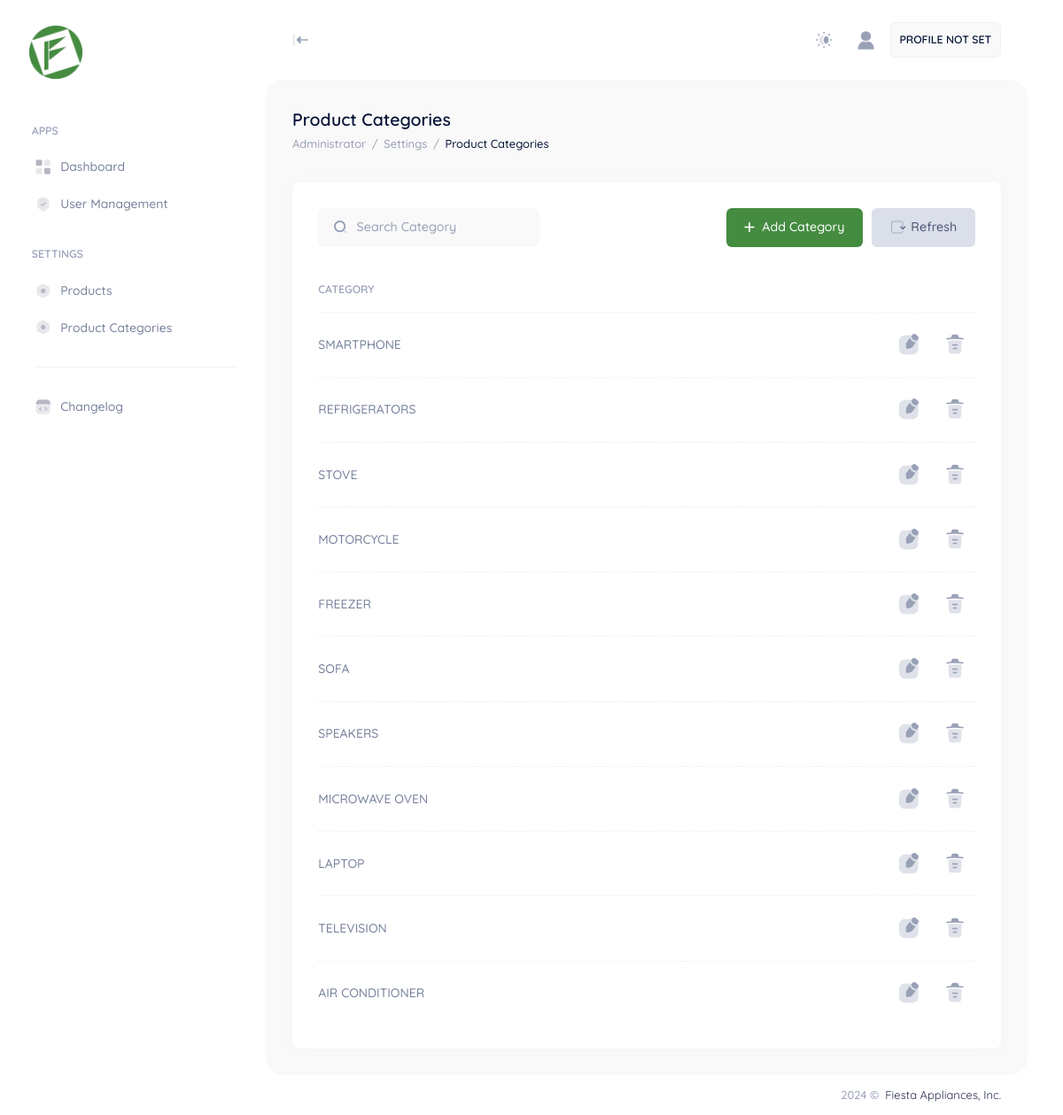
The page /user/administrator/product-categories.php (signed in) on the database its author committed.
### tables this page shows
CREATE TABLE IF NOT EXISTS `msc_categories` (
  `PK_mscCategories` int NOT NULL AUTO_INCREMENT,
  `description` varchar(255) DEFAULT NULL,
  PRIMARY KEY (`PK_mscCategories`),
  UNIQUE KEY `description` (`description`)
);

### app/setting/AESCLASS.php (called while the page is built, shortened)
<?php
class secureToken
{
    private static $secretKey = '$2y$12$c7mgCRtmzfZ7IhX9ItelD.zPUnBkF3zpaBEcSPuQMCnQfl/uX4lXi';
    private static $secretIv = 'fiestappliances.com.ph';
    private static $encryptMethod = "AES-256-CBC";
    public static function tokendecrypt($data)
    {
        $key = hash('sha256', self::$secretKey);
        $iv = substr(hash('sha256', self::$secretIv), 0, 16);
        $result = openssl_decrypt(base64_decode($data), self::$encryptMethod, $key, 0, $iv);
        return $result;
    }
}
?>

### user/administrator/product-categories.php (the view, shortened to what this page needs)
<?php
include '../../app/sessions/AdministratorSession.php';
require '../../app/setting/AESCLASS.php';
try {
    $conn = new PDO("mysql:host=$fa_dbserver;dbname=$fa_dbname", $fa_dbuser, $fa_dbpassword);
    $conn->setAttribute(PDO::ATTR_ERRMODE, PDO::ERRMODE_EXCEPTION);
    $categories = $conn->prepare("SELECT * FROM msc_categories");
    $categories->execute();
    $ccategories = $categories->rowCount();
} catch (PDOException $e) {
    echo "Error: " . $e->getMessage();
}
?>
<!DOCTYPE html>
<html lang="en">
<head>
    <link href="../../assets/plugins/custom/leaflet/leaflet.bundle.css" rel="stylesheet" type="text/css" />
    <link href="../../assets/plugins/custom/datatables/datatables.bundle.css" rel="stylesheet" type="text/css" />
    <link href="../../assets/plugins/global/plugins.bundle.css" rel="stylesheet" type="text/css" />
    <link href="../../assets/css/style.bundle.css" rel="stylesheet" type="text/css" />
    <link href="../../assets/css/custom.bundle.css" rel="stylesheet" type="text/css" />
</head>
<body id="kt_body" class="header-fixed header-tablet-and-mobile-fixed toolbar-enabled aside-fixed aside-default-enabled user-select-none">
    <div class="d-flex flex-column flex-root">
        <div class="page d-flex flex-row flex-column-fluid">
            <div id="kt_aside" class="aside aside-default aside-hoverable " data-kt-drawer="true" data-kt-drawer-name="aside" data-kt-drawer-activate="{default: true, lg: false}" data-kt-drawer-overlay="true" data-kt-drawer-width="{default:'200px', '300px': '250px'}" data-kt-drawer-direction="start" data-kt-drawer-toggle="#kt_aside_toggle">
                <div class="aside-logo flex-column-auto px-10 pt-9 pb-5" id="kt_aside_logo">
                    <a href="/">
                        <img alt="Logo" src="../../assets/media/logos/FIESTAAPPL_LOGO.png" width="60px" class="max-h-50px logo-default theme-light-show" />
                    </a>
                </div>
                <div class="aside-menu flex-column-fluid ps-3 pe-1">
                    <?php include './sidebar.php' ?>
                </div>
            </div>
            <div class="wrapper d-flex flex-column flex-row-fluid" id="kt_wrapper">
                <div id="kt_header" class="header " data-kt-sticky="true" data-kt-sticky-name="header" data-kt-sticky-offset="{default: '200px', lg: '300px'}">
                    <div class=" container-fluid  d-flex align-items-stretch justify-content-between">
                        <div class="d-flex align-items-center flex-grow-1 flex-lg-grow-0">
                            <div class="btn btn-icon w-auto ps-0 btn-active-color-primary d-none d-lg-inline-flex me-2 me-lg-5 " data-kt-toggle="true" data-kt-toggle-state="active" data-kt-toggle-target="body" data-kt-toggle-name="aside-minimize">
                                <i class="ki-duotone ki-black-left-line fs-1 rotate-180"><span class="path1"></span><span class="path2"></span></i>
                            </div>
                        </div>
                        <div class="d-flex align-items-stretch justify-content-end flex-lg-grow-1">
                            <div class="d-flex align-items-stretch flex-shrink-0">
                                <div class="d-flex align-items-center ms-1 ms-lg-2">
                                    <a href="#" class="btn btn-icon btn-active-light-primary w-30px h-30px w-md-40px h-md-40px" data-kt-menu-trigger="{default:'click', lg: 'hover'}" data-kt-menu-attach="parent" data-kt-menu-placement="bottom-end">
                                        <i class="ki-duotone ki-night-day theme-light-show fs-1"><span class="path1"></span></i> </a>
                                </div>
                                <div class="d-flex align-items-center ms-2 ms-lg-3" id="kt_header_user_menu_toggle">
                                    <div class="cursor-pointer symbol symbol-35px symbol-lg-35px" data-kt-menu-trigger="{default: 'click', lg: 'hover'}" data-kt-menu-attach="parent" data-kt-menu-placement="bottom-end">
                                        <img alt="Pic" src="../../assets/media/avatars/user-avatar.png" />
                                    </div>
                                </div>
                                <div class="d-flex align-items-center ms-2 ms-lg-3 user_profile">
                                    <div class="border rounded p-3 bg-light fw-bolder">
                                        <div class="d-flex flex-column">
                                            <div class="fw-bold d-flex align-items-center fs-7">
                                                <?php
                                                if ($fullname != "") {
                                                    echo $fullname;
                                                } else {
                                                    echo "PROFILE NOT SET";
                                                }
                                                ?>
                                            </div>
                                        </div>
                                    </div>
                                </div>
                            </div>
                        </div>
                    </div>
                </div>
                <div class="content fs-6 d-flex flex-column flex-column-fluid" id="kt_content">
                    <div class="toolbar" id="kt_toolbar">
                        <div class=" container-fluid  d-flex flex-stack flex-wrap flex-sm-nowrap">
                            <div class="d-flex flex-column align-items-start justify-content-center flex-wrap me-2">
                                <h1 class="text-dark fw-bold my-1 fs-2">
                                    Product Categories <small class="text-muted fs-6 fw-normal ms-1"></small>
                                </h1>
                                <ul class="breadcrumb fw-semibold fs-base my-1">
                                    <li class="breadcrumb-item text-muted">
                                        Administrator
                                    </li>
                                    <li class="breadcrumb-item text-muted">
                                        Settings
                                    </li>
                                    <li class="breadcrumb-item text-dark">
                                        <a href="product-categories.php" class="text-dark text-hover-primary">
                                            Product Categories
                                        </a>
                                    </li>
                                </ul>
                            </div>
                        </div>
                    </div>
                    <div class="post fs-6 d-flex flex-column-fluid" id="kt_post">
                        <div class="container-fluid">
                            <div class="row g-5">
                                <div class="col-xxl-12">
                                    <div class="card">
                                        <div class="card-header border-0 pt-6">
                                            <div class="card-title">
                                                <div class="d-flex align-items-center position-relative my-1">
                                                    <i class="ki-duotone ki-magnifier fs-3 position-absolute ms-5"><span class="path1"></span><span class="path2"></span></i> <input type="text" data-kt-productcategory-table-filter="search" class="form-control form-control-solid w-250px ps-13" placeholder="Search Category" />
                                                </div>
                                            </div>
                                            <div class="card-toolbar">
                                                <div class="d-flex justify-content-end gap-3 flex-wrap">
                                                    <button type="button" class="btn btn-primary d-flex align-items-center ps-5" data-bs-toggle="modal" data-bs-target="#addCategoryModal">
                                                        <i class="ki-duotone ki-plus fs-2"></i>
                                                        <span>Add Category</span>
                                                    </button>
                                                    <a href="" class="btn btn-secondary d-flex align-items-center">
                                                        <i class="ki-duotone ki-arrow-circle-right fs-2">
                                                            <span class="path1"></span>
                                                        </i>
                                                        <span>Refresh</span>
                                                    </a>
                                                </div>
                                            </div>
                                        </div>
                                        <div class="card-body py-4">
                                            <table class="table align-middle table-row-dashed fs-6 gy-5" id="tb_productCategory">
                                                <thead>
                                                    <tr class="text-start text-muted fw-bold fs-7 text-uppercase gs-0">
                                                        <th>Category</th>
                                                        <th></th>
                                                    </tr>
                                                </thead>
                                                <tbody class="text-gray-600 fw-semibold">
                                                    <?php if ($ccategories > 0) { ?>
                                                        <?php while ($rcategories = $categories->fetch(PDO::FETCH_ASSOC)) { ?>
                                                            <tr>
                                                                <td><?php echo secureToken::tokendecrypt($rcategories["description"]); ?></td>
                                                                <td class="text-end datainput">
                                                                    <div class="d-flex justify-content-end gap-2">
                                                                        <div class="tableaction-hover rounded pt-2 pb-1 ps-3 pe-3" data-ii-val="<?php echo $rcategories["PK_mscCategories"]; ?>" data-ii-input-edit-action="edit">
                                                                            <i class="ki-duotone ki-notepad-edit fs-2x">
                                                                                <span class="path1"></span>
                                                                            </i>
                                                                        </div>
                                                                        <div class="tableaction-hover rounded pt-2 pb-1 ps-3 pe-3" data-ii-val="<?php echo $rcategories["PK_mscCategories"]; ?>" data-ii-input-delete-action="delete">
                                                                            <i class="ki-duotone ki-trash fs-2x">
                                                                                <span class="path1"></span>
                                                                            </i>
                                                                        </div>
                                                                    </div>
                                                                </td>
                                                            </tr>
                                                        <?php } ?>
                                                    <?php } ?>
                                                </tbody>
                                            </table>
                                        </div>
                                    </div>
                                </div>
                            </div>
                        </div>
                    </div>
                </div>
                <div class="footer py-4 d-flex flex-lg-column user-select-none" id="kt_footer">
                    <div class="container-fluid d-flex flex-column justify-content-end flex-md-row flex-stack">
                        <div class="text-dark order-2 order-md-1">
                            <span class="text-muted fw-semibold me-1">
                                 &copy;
                            </span>
                            <span class="text-gray-800 text-hover-primary">Fiesta Appliances, Inc.</span>
                        </div>
                    </div>
                </div>
            </div>
        </div>
    </div>
</body>
</html>

### assets/css/custom.bundle.css (style rules this page uses)
body { font-family: "Quicksand", sans-serif; font-optical-sizing: auto; }

### rows shown on the page
msc_categories: description "SMARTPHONE"
msc_categories: description "REFRIGERATORS"
msc_categories: description "STOVE"
msc_categories: description "MOTORCYCLE"
msc_categories: description "FREEZER"
msc_categories: description "SOFA"
msc_categories: description "SPEAKERS"
msc_categories: description "MICROWAVE OVEN"
msc_categories: description "LAPTOP"
msc_categories: description "TELEVISION"
msc_categories: description "AIR CONDITIONER"
